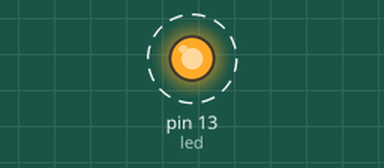
Recording of a sketch running on a simulated Arduino Uno, built with avr-gcc and run on an emulated ATmega328P. Parts: output pins drawn as LEDs (lit = HIGH). Dashed ring = blinking.

Above: at 0.05 s.
Timing chart, 0 to 3.0 s (numbered marks = the images above):
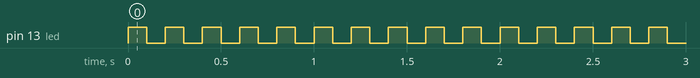

The sketch:

arduino.ino
```cpp
int led = 13;
int wacht = 100;

void setup () {
  pinMode(led, OUTPUT);
}

void loop() {
  digitalWrite(led, HIGH);
  delay(wacht);
  digitalWrite(led, LOW);
  delay(wacht);
}
```

Measured:
- by itself, pin 13 (led): alternates HIGH for 0.10 s and LOW for 0.10 s
